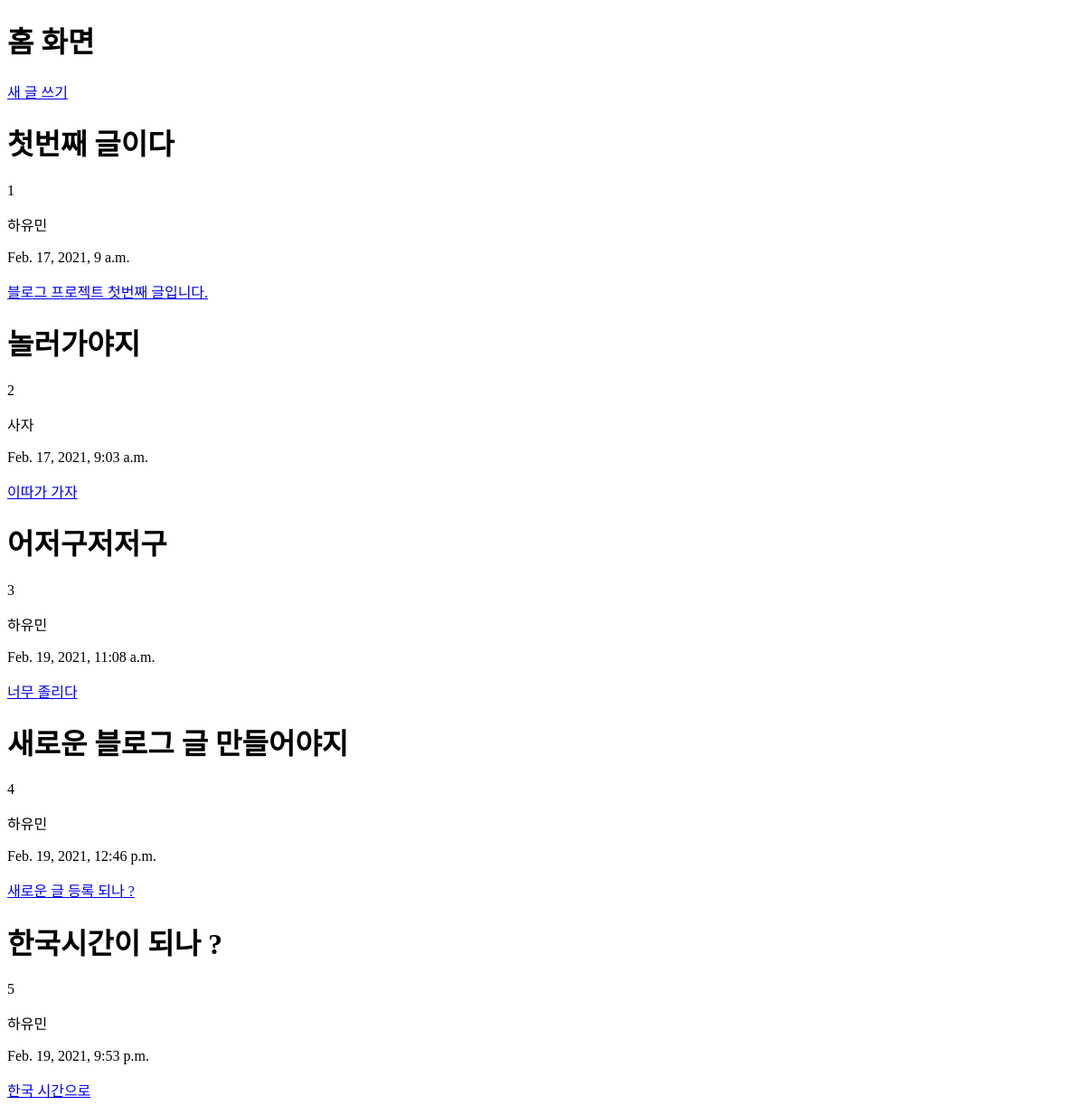
The page /blog/ on the database as committed earlier.
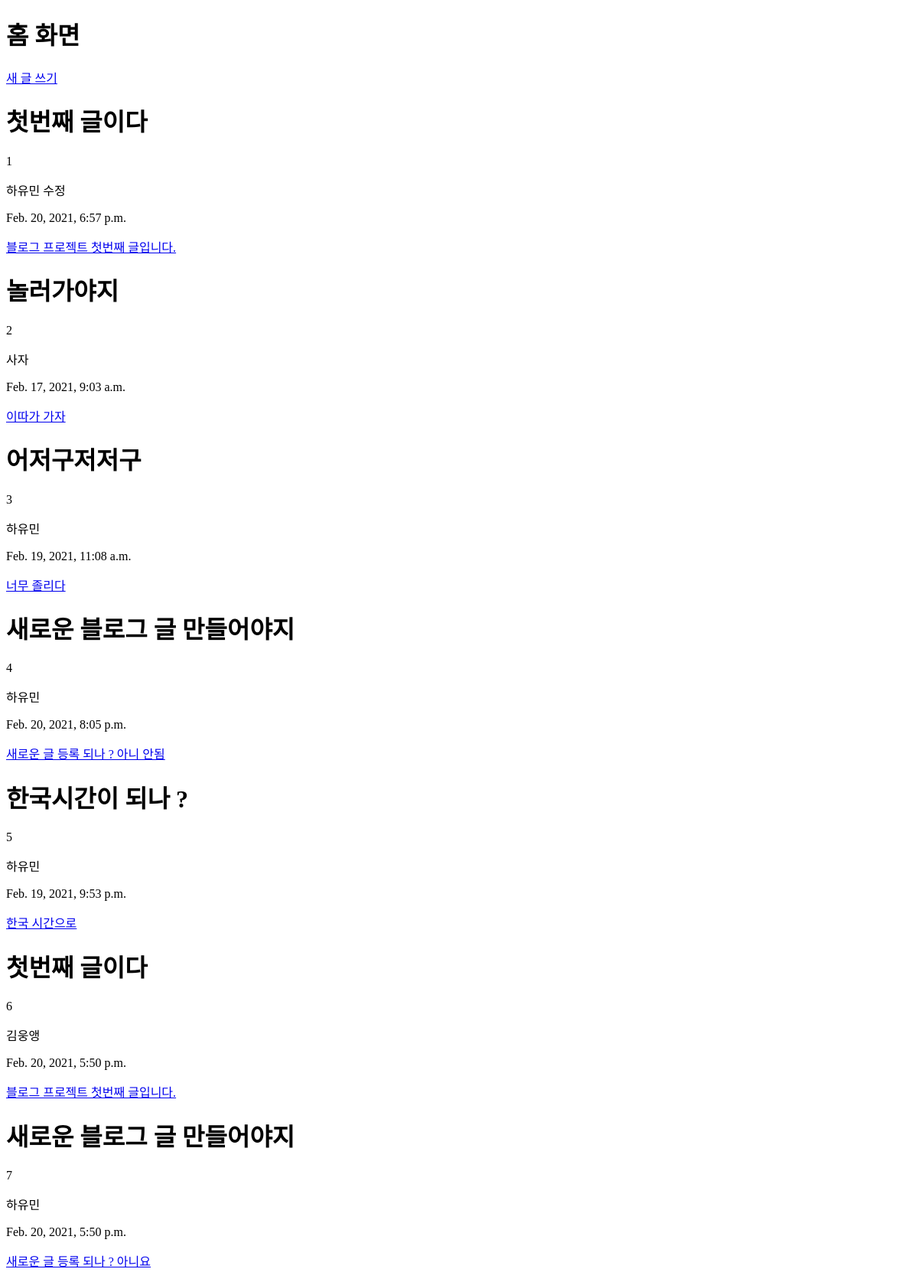
The same page on the database as committed later.
### blog/models.py (models this page shows, shortened)
class Blog(models.Model):
    title = models.CharField(max_length=200)
    writer = models.CharField(max_length=100)
    pub_date = models.DateTimeField()
    body = models.TextField()
    def summary(self) :
        return self.body[: 100]

### blog/views.py (the view)
# urls.py: 2. Add a URL to urlpatterns:  path('blog/', include('blog.urls'))
def blog(request) :
    blogs = Blog.objects.all()
    return render (request, 'blog.html', {'blogs' : blogs})

### blog/templates/blog.html (shortened to what this page needs)
<!DOCTYPE html>
<html lang="en">
<head>
</head>
<body>
    <h1>홈 화면</h1>
    <p>
        <a href="{% url 'new' %}">새 글 쓰기</a>
    </p>
    {% for blog in blogs %}
    <h1>{{blog.title}}</h1>
    <p>{{blog.id}}</p>
    <p>{{blog.writer}}</p>
    <p>{{blog.pub_date}}</p>
    <a href = "{% url 'detail' blog.id %}">
        <p>{{blog.summary}}</p>
    </a>
    {% endfor %}
</body>
</html>

Rows that differ between the two databases and show on the page:
changed Blog id 1: writer "하유민" → "하유민 수정"; pub_date "Feb. 17, 2021, 9 a.m." → "Feb. 20, 2021, 6:57 p.m."
changed Blog id 4: pub_date "Feb. 19, 2021, 12:46 p.m." → "Feb. 20, 2021, 8:05 p.m."; summary "새로운 글 등록 되나 ?" → "새로운 글 등록 되나 ? 아니 안됨"
added Blog: title "첫번째 글이다", id "6", writer "김웅앵", pub_date "Feb. 20, 2021, 5:50 p.m.", summary "블로그 프로젝트 첫번째 글입니다."
added Blog: title "새로운 블로그 글 만들어야지", id "7", writer "하유민", pub_date "Feb. 20, 2021, 5:50 p.m.", summary "새로운 글 등록 되나 ? 아니요"
